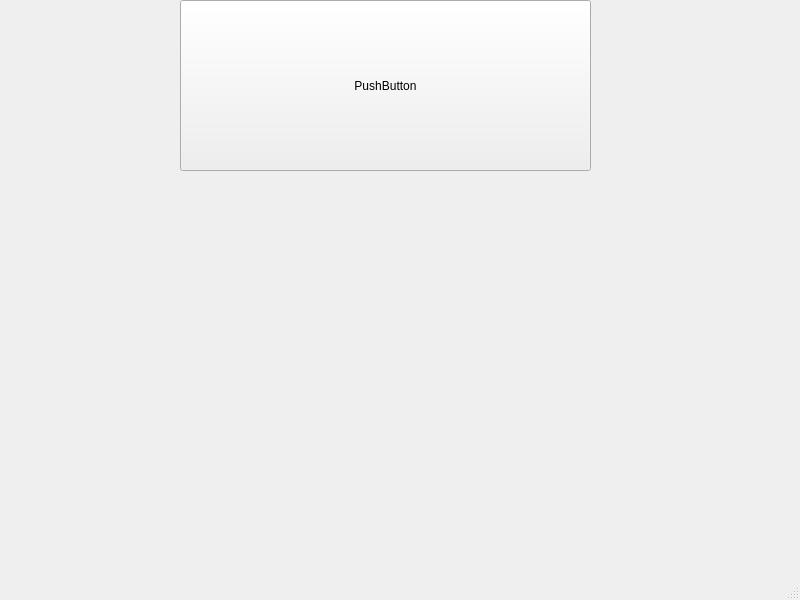
<?xml version="1.0" encoding="UTF-8"?>
<ui version="4.0">
 <class>MainWindow</class>
 <widget class="QMainWindow" name="MainWindow">
  <property name="geometry">
   <rect>
    <x>0</x>
    <y>0</y>
    <width>800</width>
    <height>600</height>
   </rect>
  </property>
  <property name="windowTitle">
   <string>MainWindow</string>
  </property>
  <widget class="QWidget" name="centralwidget">
   <widget class="QPushButton" name="pushButton">
    <property name="geometry">
     <rect>
      <x>180</x>
      <y>0</y>
      <width>411</width>
      <height>171</height>
     </rect>
    </property>
    <property name="text">
     <string>PushButton</string>
    </property>
   </widget>
  </widget>
  <widget class="QMenuBar" name="menubar">
   <property name="geometry">
    <rect>
     <x>0</x>
     <y>0</y>
     <width>800</width>
     <height>26</height>
    </rect>
   </property>
  </widget>
  <widget class="QStatusBar" name="statusbar"/>
 </widget>
 <resources/>
 <connections/>
</ui>
